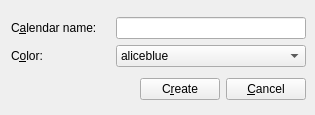
<ui version="4.0" >
 <class>CreateCalendarDialog</class>
 <widget class="QWidget" name="CreateCalendarDialog" >
  <property name="geometry" >
   <rect>
    <x>0</x>
    <y>0</y>
    <width>315</width>
    <height>115</height>
   </rect>
  </property>
  <property name="sizePolicy" >
   <sizepolicy vsizetype="Fixed" hsizetype="Fixed" >
    <horstretch>0</horstretch>
    <verstretch>0</verstretch>
   </sizepolicy>
  </property>
  <property name="minimumSize" >
   <size>
    <width>315</width>
    <height>115</height>
   </size>
  </property>
  <property name="windowTitle" >
   <string>Create calendar dialog</string>
  </property>
  <widget class="QWidget" name="layoutWidget" >
   <property name="geometry" >
    <rect>
     <x>11</x>
     <y>12</y>
     <width>295</width>
     <height>94</height>
    </rect>
   </property>
   <layout class="QVBoxLayout" >
    <item>
     <layout class="QHBoxLayout" >
      <item>
       <layout class="QVBoxLayout" >
        <item>
         <widget class="QLabel" name="nameLabel" >
          <property name="text" >
           <string>C&amp;alendar name:</string>
          </property>
          <property name="buddy" >
           <cstring>lineEdit</cstring>
          </property>
         </widget>
        </item>
        <item>
         <layout class="QHBoxLayout" >
          <item>
           <widget class="QLabel" name="colorLabel" >
            <property name="text" >
             <string>C&amp;olor:</string>
            </property>
            <property name="buddy" >
             <cstring>colorlisteditor</cstring>
            </property>
           </widget>
          </item>
          <item>
           <spacer>
            <property name="orientation" >
             <enum>Qt::Horizontal</enum>
            </property>
            <property name="sizeHint" >
             <size>
              <width>40</width>
              <height>20</height>
             </size>
            </property>
           </spacer>
          </item>
         </layout>
        </item>
       </layout>
      </item>
      <item>
       <layout class="QVBoxLayout" >
        <item>
         <widget class="QLineEdit" name="lineEdit" >
          <property name="sizePolicy" >
           <sizepolicy vsizetype="Fixed" hsizetype="Fixed" >
            <horstretch>0</horstretch>
            <verstretch>0</verstretch>
           </sizepolicy>
          </property>
          <property name="minimumSize" >
           <size>
            <width>190</width>
            <height>0</height>
           </size>
          </property>
         </widget>
        </item>
        <item>
         <widget class="ColorListEditor" name="colorlisteditor" >
          <property name="sizePolicy" >
           <sizepolicy vsizetype="Fixed" hsizetype="Fixed" >
            <horstretch>0</horstretch>
            <verstretch>0</verstretch>
           </sizepolicy>
          </property>
          <property name="minimumSize" >
           <size>
            <width>190</width>
            <height>0</height>
           </size>
          </property>
          <item>
           <property name="text" >
            <string>aliceblue</string>
           </property>
          </item>
          <item>
           <property name="text" >
            <string>antiquewhite</string>
           </property>
          </item>
          <item>
           <property name="text" >
            <string>aqua</string>
           </property>
          </item>
          <item>
           <property name="text" >
            <string>aquamarine</string>
           </property>
          </item>
          <item>
           <property name="text" >
            <string>azure</string>
           </property>
          </item>
          <item>
           <property name="text" >
            <string>beige</string>
           </property>
          </item>
          <item>
           <property name="text" >
            <string>bisque</string>
           </property>
          </item>
          <item>
           <property name="text" >
            <string>black</string>
           </property>
          </item>
          <item>
           <property name="text" >
            <string>blanchedalmond</string>
           </property>
          </item>
          <item>
           <property name="text" >
            <string>blue</string>
           </property>
          </item>
          <item>
           <property name="text" >
            <string>blueviolet</string>
           </property>
          </item>
          <item>
           <property name="text" >
            <string>brown</string>
           </property>
          </item>
          <item>
           <property name="text" >
            <string>burlywood</string>
           </property>
          </item>
          <item>
           <property name="text" >
            <string>cadetblue</string>
           </property>
          </item>
          <item>
           <property name="text" >
            <string>chartreuse</string>
           </property>
          </item>
          <item>
           <property name="text" >
            <string>chocolate</string>
           </property>
          </item>
          <item>
           <property name="text" >
            <string>coral</string>
           </property>
          </item>
          <item>
           <property name="text" >
            <string>cornflowerblue</string>
           </property>
          </item>
          <item>
           <property name="text" >
            <string>cornsilk</string>
           </property>
          </item>
          <item>
           <property name="text" >
            <string>crimson</string>
           </property>
          </item>
          <item>
           <property name="text" >
            <string>cyan</string>
           </property>
          </item>
          <item>
           <property name="text" >
            <string>darkblue</string>
           </property>
          </item>
          <item>
           <property name="text" >
            <string>darkcyan</string>
           </property>
          </item>
          <item>
           <property name="text" >
            <string>darkgoldenrod</string>
           </property>
          </item>
          <item>
           <property name="text" >
            <string>darkgray</string>
           </property>
          </item>
          <item>
           <property name="text" >
            <string>darkgreen</string>
           </property>
          </item>
          <item>
           <property name="text" >
            <string>darkgrey</string>
           </property>
          </item>
          <item>
           <property name="text" >
            <string>darkkhaki</string>
           </property>
          </item>
          <item>
           <property name="text" >
            <string>darkmagenta</string>
           </property>
          </item>
          <item>
           <property name="text" >
            <string>darkolivegreen</string>
           </property>
          </item>
          <item>
           <property name="text" >
            <string>darkorange</string>
           </property>
          </item>
          <item>
           <property name="text" >
            <string>darkorchid</string>
           </property>
          </item>
          <item>
           <property name="text" >
            <string>darkred</string>
           </property>
          </item>
          <item>
           <property name="text" >
            <string>darksalmon</string>
           </property>
          </item>
          <item>
           <property name="text" >
            <string>darkseagreen</string>
           </property>
          </item>
          <item>
           <property name="text" >
            <string>darkslateblue</string>
           </property>
          </item>
          <item>
           <property name="text" >
            <string>darkslategray</string>
           </property>
          </item>
          <item>
           <property name="text" >
            <string>darkslategrey</string>
           </property>
          </item>
          <item>
           <property name="text" >
            <string>darkturquoise</string>
           </property>
          </item>
          <item>
           <property name="text" >
            <string>darkviolet</string>
           </property>
          </item>
          <item>
           <property name="text" >
            <string>deeppink</string>
           </property>
          </item>
          <item>
           <property name="text" >
            <string>deepskyblue</string>
           </property>
          </item>
          <item>
           <property name="text" >
            <string>dimgray</string>
           </property>
          </item>
          <item>
           <property name="text" >
            <string>dimgrey</string>
           </property>
          </item>
          <item>
           <property name="text" >
            <string>dodgerblue</string>
           </property>
          </item>
          <item>
           <property name="text" >
            <string>firebrick</string>
           </property>
          </item>
          <item>
           <property name="text" >
            <string>floralwhite</string>
           </property>
          </item>
          <item>
           <property name="text" >
            <string>forestgreen</string>
           </property>
          </item>
          <item>
           <property name="text" >
            <string>fuchsia</string>
           </property>
          </item>
          <item>
           <property name="text" >
            <string>gainsboro</string>
           </property>
          </item>
          <item>
           <property name="text" >
            <string>ghostwhite</string>
           </property>
          </item>
          <item>
           <property name="text" >
            <string>gold</string>
           </property>
          </item>
          <item>
           <property name="text" >
            <string>goldenrod</string>
           </property>
          </item>
          <item>
           <property name="text" >
            <string>gray</string>
           </property>
          </item>
          <item>
           <property name="text" >
            <string>green</string>
           </property>
          </item>
          <item>
           <property name="text" >
            <string>greenyellow</string>
           </property>
          </item>
          <item>
           <property name="text" >
            <string>grey</string>
           </property>
          </item>
          <item>
           <property name="text" >
            <string>honeydew</string>
           </property>
          </item>
          <item>
           <property name="text" >
            <string>hotpink</string>
           </property>
          </item>
          <item>
           <property name="text" >
            <string>indianred</string>
           </property>
          </item>
          <item>
           <property name="text" >
            <string>indigo</string>
           </property>
          </item>
          <item>
           <property name="text" >
            <string>ivory</string>
           </property>
          </item>
          <item>
           <property name="text" >
            <string>khaki</string>
           </property>
          </item>
          <item>
           <property name="text" >
            <string>lavender</string>
           </property>
          </item>
          <item>
           <property name="text" >
            <string>lavenderblush</string>
           </property>
          </item>
          <item>
           <property name="text" >
            <string>lawngreen</string>
           </property>
          </item>
          <item>
           <property name="text" >
            <string>lemonchiffon</string>
           </property>
          </item>
          <item>
           <property name="text" >
            <string>lightblue</string>
           </property>
          </item>
          <item>
           <property name="text" >
            <string>lightcoral</string>
           </property>
          </item>
          <item>
           <property name="text" >
            <string>lightcyan</string>
           </property>
          </item>
          <item>
           <property name="text" >
            <string>lightgoldenrodyellow</string>
           </property>
          </item>
          <item>
           <property name="text" >
            <string>lightgray</string>
           </property>
          </item>
          <item>
           <property name="text" >
            <string>lightgreen</string>
           </property>
          </item>
          <item>
           <property name="text" >
            <string>lightgrey</string>
           </property>
          </item>
          <item>
           <property name="text" >
            <string>lightpink</string>
           </property>
          </item>
          <item>
           <property name="text" >
            <string>lightsalmon</string>
           </property>
          </item>
          <item>
           <property name="text" >
            <string>lightseagreen</string>
           </property>
          </item>
          <item>
           <property name="text" >
            <string>lightskyblue</string>
           </property>
          </item>
          <item>
           <property name="text" >
            <string>lightslategray</string>
           </property>
          </item>
          <item>
           <property name="text" >
            <string>lightslategrey</string>
           </property>
          </item>
          <item>
           <property name="text" >
            <string>lightsteelblue</string>
           </property>
          </item>
          <item>
           <property name="text" >
            <string>lightyellow</string>
           </property>
          </item>
          <item>
           <property name="text" >
            <string>lime</string>
           </property>
          </item>
          <item>
           <property name="text" >
            <string>limegreen</string>
           </property>
          </item>
          <item>
           <property name="text" >
            <string>linen</string>
           </property>
          </item>
          <item>
           <property name="text" >
            <string>magenta</string>
           </property>
          </item>
          <item>
           <property name="text" >
            <string>maroon</string>
           </property>
          </item>
          <item>
           <property name="text" >
            <string>mediumaquamarine</string>
           </property>
          </item>
          <item>
           <property name="text" >
            <string>mediumblue</string>
           </property>
          </item>
          <item>
           <property name="text" >
            <string>mediumorchid</string>
           </property>
          </item>
          <item>
           <property name="text" >
            <string>mediumpurple</string>
           </property>
          </item>
          <item>
           <property name="text" >
            <string>mediumseagreen</string>
           </property>
          </item>
          <item>
           <property name="text" >
            <string>mediumslateblue</string>
           </property>
          </item>
          <item>
           <property name="text" >
            <string>mediumspringgreen</string>
           </property>
          </item>
          <item>
           <property name="text" >
            <string>mediumturquoise</string>
           </property>
          </item>
          <item>
           <property name="text" >
            <string>mediumvioletred</string>
           </property>
          </item>
          <item>
           <property name="text" >
            <string>midnightblue</string>
           </property>
          </item>
          <item>
           <property name="text" >
            <string>mintcream</string>
           </property>
          </item>
          <item>
           <property name="text" >
            <string>mistyrose</string>
           </property>
          </item>
          <item>
           <property name="text" >
            <string>moccasin</string>
           </property>
          </item>
          <item>
           <property name="text" >
            <string>navajowhite</string>
           </property>
          </item>
          <item>
           <property name="text" >
            <string>navy</string>
           </property>
          </item>
          <item>
           <property name="text" >
            <string>oldlace</string>
           </property>
          </item>
          <item>
           <property name="text" >
            <string>olive</string>
           </property>
          </item>
          <item>
           <property name="text" >
            <string>olivedrab</string>
           </property>
          </item>
          <item>
           <property name="text" >
            <string>orange</string>
           </property>
          </item>
          <item>
           <property name="text" >
            <string>orangered</string>
           </property>
          </item>
          <item>
           <property name="text" >
            <string>orchid</string>
           </property>
          </item>
          <item>
           <property name="text" >
            <string>palegoldenrod</string>
           </property>
          </item>
          <item>
           <property name="text" >
            <string>palegreen</string>
           </property>
          </item>
          <item>
           <property name="text" >
            <string>paleturquoise</string>
           </property>
          </item>
          <item>
           <property name="text" >
            <string>palevioletred</string>
           </property>
          </item>
          <item>
           <property name="text" >
            <string>papayawhip</string>
           </property>
          </item>
          <item>
           <property name="text" >
            <string>peachpuff</string>
           </property>
          </item>
          <item>
           <property name="text" >
            <string>peru</string>
           </property>
          </item>
          <item>
           <property name="text" >
            <string>pink</string>
           </property>
          </item>
          <item>
           <property name="text" >
            <string>plum</string>
           </property>
          </item>
          <item>
           <property name="text" >
            <string>powderblue</string>
           </property>
          </item>
          <item>
           <property name="text" >
            <string>purple</string>
           </property>
          </item>
          <item>
           <property name="text" >
            <string>red</string>
           </property>
          </item>
          <item>
           <property name="text" >
            <string>rosybrown</string>
           </property>
          </item>
          <item>
           <property name="text" >
            <string>royalblue</string>
           </property>
          </item>
          <item>
           <property name="text" >
            <string>saddlebrown</string>
           </property>
          </item>
          <item>
           <property name="text" >
            <string>salmon</string>
           </property>
          </item>
          <item>
           <property name="text" >
            <string>sandybrown</string>
           </property>
          </item>
          <item>
           <property name="text" >
            <string>seagreen</string>
           </property>
          </item>
          <item>
           <property name="text" >
            <string>seashell</string>
           </property>
          </item>
          <item>
           <property name="text" >
            <string>sienna</string>
           </property>
          </item>
          <item>
           <property name="text" >
            <string>silver</string>
           </property>
          </item>
          <item>
           <property name="text" >
            <string>skyblue</string>
           </property>
          </item>
          <item>
           <property name="text" >
            <string>slateblue</string>
           </property>
          </item>
          <item>
           <property name="text" >
            <string>slategray</string>
           </property>
          </item>
          <item>
           <property name="text" >
            <string>slategrey</string>
           </property>
          </item>
          <item>
           <property name="text" >
            <string>snow</string>
           </property>
          </item>
          <item>
           <property name="text" >
            <string>springgreen</string>
           </property>
          </item>
          <item>
           <property name="text" >
            <string>steelblue</string>
           </property>
          </item>
          <item>
           <property name="text" >
            <string>tan</string>
           </property>
          </item>
          <item>
           <property name="text" >
            <string>teal</string>
           </property>
          </item>
          <item>
           <property name="text" >
            <string>thistle</string>
           </property>
          </item>
          <item>
           <property name="text" >
            <string>tomato</string>
           </property>
          </item>
          <item>
           <property name="text" >
            <string>transparent</string>
           </property>
          </item>
          <item>
           <property name="text" >
            <string>turquoise</string>
           </property>
          </item>
          <item>
           <property name="text" >
            <string>violet</string>
           </property>
          </item>
          <item>
           <property name="text" >
            <string>wheat</string>
           </property>
          </item>
          <item>
           <property name="text" >
            <string>white</string>
           </property>
          </item>
          <item>
           <property name="text" >
            <string>whitesmoke</string>
           </property>
          </item>
          <item>
           <property name="text" >
            <string>yellow</string>
           </property>
          </item>
          <item>
           <property name="text" >
            <string>yellowgreen</string>
           </property>
          </item>
          <item>
           <property name="text" >
            <string>aliceblue</string>
           </property>
          </item>
          <item>
           <property name="text" >
            <string>antiquewhite</string>
           </property>
          </item>
          <item>
           <property name="text" >
            <string>aqua</string>
           </property>
          </item>
          <item>
           <property name="text" >
            <string>aquamarine</string>
           </property>
          </item>
          <item>
           <property name="text" >
            <string>azure</string>
           </property>
          </item>
          <item>
           <property name="text" >
            <string>beige</string>
           </property>
          </item>
          <item>
           <property name="text" >
            <string>bisque</string>
           </property>
          </item>
          <item>
           <property name="text" >
            <string>black</string>
           </property>
          </item>
          <item>
           <property name="text" >
            <string>blanchedalmond</string>
           </property>
          </item>
          <item>
           <property name="text" >
            <string>blue</string>
           </property>
          </item>
          <item>
           <property name="text" >
            <string>blueviolet</string>
           </property>
          </item>
          <item>
           <property name="text" >
            <string>brown</string>
           </property>
          </item>
          <item>
           <property name="text" >
            <string>burlywood</string>
           </property>
          </item>
          <item>
           <property name="text" >
            <string>cadetblue</string>
           </property>
          </item>
          <item>
           <property name="text" >
            <string>chartreuse</string>
           </property>
          </item>
          <item>
           <property name="text" >
            <string>chocolate</string>
           </property>
          </item>
          <item>
           <property name="text" >
            <string>coral</string>
           </property>
          </item>
          <item>
           <property name="text" >
            <string>cornflowerblue</string>
           </property>
          </item>
          <item>
           <property name="text" >
            <string>cornsilk</string>
           </property>
          </item>
          <item>
           <property name="text" >
            <string>crimson</string>
           </property>
          </item>
          <item>
           <property name="text" >
            <string>cyan</string>
           </property>
          </item>
          <item>
           <property name="text" >
            <string>darkblue</string>
           </property>
          </item>
          <item>
           <property name="text" >
            <string>darkcyan</string>
           </property>
          </item>
          <item>
           <property name="text" >
            <string>darkgoldenrod</string>
           </property>
          </item>
          <item>
           <property name="text" >
            <string>darkgray</string>
           </property>
          </item>
          <item>
           <property name="text" >
            <string>darkgreen</string>
           </property>
          </item>
          <item>
           <property name="text" >
            <string>darkgrey</string>
           </property>
          </item>
          <item>
           <property name="text" >
            <string>darkkhaki</string>
           </property>
          </item>
          <item>
           <property name="text" >
            <string>darkmagenta</string>
           </property>
          </item>
          <item>
           <property name="text" >
            <string>darkolivegreen</string>
           </property>
          </item>
          <item>
           <property name="text" >
            <string>darkorange</string>
           </property>
          </item>
          <item>
           <property name="text" >
            <string>darkorchid</string>
           </property>
          </item>
          <item>
           <property name="text" >
            <string>darkred</string>
           </property>
          </item>
          <item>
           <property name="text" >
            <string>darksalmon</string>
           </property>
          </item>
          <item>
           <property name="text" >
            <string>darkseagreen</string>
           </property>
          </item>
          <item>
           <property name="text" >
            <string>darkslateblue</string>
           </property>
          </item>
          <item>
           <property name="text" >
            <string>darkslategray</string>
           </property>
          </item>
          <item>
           <property name="text" >
            <string>darkslategrey</string>
           </property>
          </item>
          <item>
           <property name="text" >
            <string>darkturquoise</string>
           </property>
          </item>
          <item>
           <property name="text" >
            <string>darkviolet</string>
           </property>
          </item>
          <item>
           <property name="text" >
            <string>deeppink</string>
           </property>
          </item>
          <item>
           <property name="text" >
            <string>deepskyblue</string>
           </property>
          </item>
          <item>
           <property name="text" >
            <string>dimgray</string>
           </property>
          </item>
          <item>
           <property name="text" >
            <string>dimgrey</string>
           </property>
          </item>
          <item>
           <property name="text" >
            <string>dodgerblue</string>
           </property>
          </item>
          <item>
           <property name="text" >
            <string>firebrick</string>
           </property>
          </item>
          <item>
           <property name="text" >
            <string>floralwhite</string>
           </property>
          </item>
          <item>
           <property name="text" >
            <string>forestgreen</string>
           </property>
          </item>
          <item>
           <property name="text" >
            <string>fuchsia</string>
           </property>
          </item>
          <item>
           <property name="text" >
            <string>gainsboro</string>
           </property>
          </item>
          <item>
           <property name="text" >
            <string>ghostwhite</string>
           </property>
          </item>
          <item>
           <property name="text" >
            <string>gold</string>
           </property>
          </item>
          <item>
           <property name="text" >
            <string>goldenrod</string>
           </property>
          </item>
          <item>
           <property name="text" >
            <string>gray</string>
           </property>
          </item>
          <item>
           <property name="text" >
            <string>green</string>
           </property>
          </item>
          <item>
           <property name="text" >
            <string>greenyellow</string>
           </property>
          </item>
          <item>
           <property name="text" >
            <string>grey</string>
           </property>
          </item>
          <item>
           <property name="text" >
            <string>honeydew</string>
           </property>
          </item>
          <item>
           <property name="text" >
            <string>hotpink</string>
           </property>
          </item>
          <item>
           <property name="text" >
            <string>indianred</string>
           </property>
          </item>
          <item>
           <property name="text" >
            <string>indigo</string>
           </property>
          </item>
          <item>
           <property name="text" >
            <string>ivory</string>
           </property>
          </item>
          <item>
           <property name="text" >
            <string>khaki</string>
           </property>
          </item>
          <item>
           <property name="text" >
            <string>lavender</string>
           </property>
          </item>
          <item>
           <property name="text" >
            <string>lavenderblush</string>
           </property>
          </item>
          <item>
           <property name="text" >
            <string>lawngreen</string>
           </property>
          </item>
          <item>
           <property name="text" >
            <string>lemonchiffon</string>
           </property>
          </item>
          <item>
           <property name="text" >
            <string>lightblue</string>
           </property>
          </item>
          <item>
           <property name="text" >
            <string>lightcoral</string>
           </property>
          </item>
          <item>
           <property name="text" >
            <string>lightcyan</string>
           </property>
          </item>
          <item>
           <property name="text" >
            <string>lightgoldenrodyellow</string>
           </property>
          </item>
          <item>
           <property name="text" >
            <string>lightgray</string>
           </property>
          </item>
          <item>
           <property name="text" >
            <string>lightgreen</string>
           </property>
          </item>
          <item>
           <property name="text" >
            <string>lightgrey</string>
           </property>
          </item>
          <item>
           <property name="text" >
            <string>lightpink</string>
           </property>
          </item>
          <item>
           <property name="text" >
            <string>lightsalmon</string>
           </property>
          </item>
          <item>
           <property name="text" >
            <string>lightseagreen</string>
           </property>
          </item>
          <item>
           <property name="text" >
            <string>lightskyblue</string>
           </property>
          </item>
          <item>
           <property name="text" >
            <string>lightslategray</string>
           </property>
          </item>
          <item>
           <property name="text" >
            <string>lightslategrey</string>
           </property>
          </item>
          <item>
           <property name="text" >
            <string>lightsteelblue</string>
           </property>
          </item>
          <item>
           <property name="text" >
            <string>lightyellow</string>
           </property>
          </item>
          <item>
           <property name="text" >
            <string>lime</string>
           </property>
          </item>
          <item>
           <property name="text" >
            <string>limegreen</string>
           </property>
          </item>
          <item>
           <property name="text" >
            <string>linen</string>
           </property>
          </item>
          <item>
           <property name="text" >
            <string>magenta</string>
           </property>
          </item>
          <item>
           <property name="text" >
            <string>maroon</string>
           </property>
          </item>
          <item>
           <property name="text" >
            <string>mediumaquamarine</string>
           </property>
          </item>
          <item>
           <property name="text" >
            <string>mediumblue</string>
           </property>
          </item>
          <item>
           <property name="text" >
            <string>mediumorchid</string>
           </property>
          </item>
          <item>
           <property name="text" >
            <string>mediumpurple</string>
           </property>
          </item>
          <item>
           <property name="text" >
            <string>mediumseagreen</string>
           </property>
          </item>
          <item>
           <property name="text" >
            <string>mediumslateblue</string>
           </property>
          </item>
          <item>
           <property name="text" >
            <string>mediumspringgreen</string>
           </property>
          </item>
          <item>
           <property name="text" >
            <string>mediumturquoise</string>
           </property>
          </item>
          <item>
           <property name="text" >
            <string>mediumvioletred</string>
           </property>
          </item>
          <item>
           <property name="text" >
            <string>midnightblue</string>
           </property>
          </item>
          <item>
           <property name="text" >
            <string>mintcream</string>
           </property>
          </item>
          <item>
           <property name="text" >
            <string>mistyrose</string>
           </property>
          </item>
          <item>
           <property name="text" >
            <string>moccasin</string>
           </property>
          </item>
          <item>
           <property name="text" >
            <string>navajowhite</string>
           </property>
          </item>
          <item>
           <property name="text" >
            <string>navy</string>
           </property>
          </item>
          <item>
           <property name="text" >
            <string>oldlace</string>
           </property>
          </item>
          <item>
           <property name="text" >
            <string>olive</string>
           </property>
          </item>
          <item>
           <property name="text" >
            <string>olivedrab</string>
           </property>
          </item>
          <item>
           <property name="text" >
            <string>orange</string>
           </property>
          </item>
          <item>
           <property name="text" >
            <string>orangered</string>
           </property>
          </item>
          <item>
           <property name="text" >
            <string>orchid</string>
           </property>
          </item>
          <item>
           <property name="text" >
            <string>palegoldenrod</string>
           </property>
          </item>
          <item>
           <property name="text" >
            <string>palegreen</string>
           </property>
          </item>
          <item>
           <property name="text" >
            <string>paleturquoise</string>
           </property>
          </item>
          <item>
           <property name="text" >
            <string>palevioletred</string>
           </property>
          </item>
          <item>
           <property name="text" >
            <string>papayawhip</string>
           </property>
          </item>
          <item>
           <property name="text" >
            <string>peachpuff</string>
           </property>
          </item>
          <item>
           <property name="text" >
            <string>peru</string>
           </property>
          </item>
          <item>
           <property name="text" >
            <string>pink</string>
           </property>
          </item>
          <item>
           <property name="text" >
            <string>plum</string>
           </property>
          </item>
          <item>
           <property name="text" >
            <string>powderblue</string>
           </property>
          </item>
          <item>
           <property name="text" >
            <string>purple</string>
           </property>
          </item>
          <item>
           <property name="text" >
            <string>red</string>
           </property>
          </item>
          <item>
           <property name="text" >
            <string>rosybrown</string>
           </property>
          </item>
          <item>
           <property name="text" >
            <string>royalblue</string>
           </property>
          </item>
          <item>
           <property name="text" >
            <string>saddlebrown</string>
           </property>
          </item>
          <item>
           <property name="text" >
            <string>salmon</string>
           </property>
          </item>
          <item>
           <property name="text" >
            <string>sandybrown</string>
           </property>
          </item>
          <item>
           <property name="text" >
            <string>seagreen</string>
           </property>
          </item>
          <item>
           <property name="text" >
            <string>seashell</string>
           </property>
          </item>
          <item>
           <property name="text" >
            <string>sienna</string>
           </property>
          </item>
          <item>
           <property name="text" >
            <string>silver</string>
           </property>
          </item>
          <item>
           <property name="text" >
            <string>skyblue</string>
           </property>
          </item>
          <item>
           <property name="text" >
            <string>slateblue</string>
           </property>
          </item>
          <item>
           <property name="text" >
            <string>slategray</string>
           </property>
          </item>
          <item>
           <property name="text" >
            <string>slategrey</string>
           </property>
          </item>
          <item>
           <property name="text" >
            <string>snow</string>
           </property>
          </item>
          <item>
           <property name="text" >
            <string>springgreen</string>
           </property>
          </item>
          <item>
           <property name="text" >
            <string>steelblue</string>
           </property>
          </item>
          <item>
           <property name="text" >
            <string>tan</string>
           </property>
          </item>
          <item>
           <property name="text" >
            <string>teal</string>
           </property>
          </item>
          <item>
           <property name="text" >
            <string>thistle</string>
           </property>
          </item>
          <item>
           <property name="text" >
            <string>tomato</string>
           </property>
          </item>
          <item>
           <property name="text" >
            <string>transparent</string>
           </property>
          </item>
          <item>
           <property name="text" >
            <string>turquoise</string>
           </property>
          </item>
          <item>
           <property name="text" >
            <string>violet</string>
           </property>
          </item>
          <item>
           <property name="text" >
            <string>wheat</string>
           </property>
          </item>
          <item>
           <property name="text" >
            <string>white</string>
           </property>
          </item>
          <item>
           <property name="text" >
            <string>whitesmoke</string>
           </property>
          </item>
          <item>
           <property name="text" >
            <string>yellow</string>
           </property>
          </item>
          <item>
           <property name="text" >
            <string>yellowgreen</string>
           </property>
          </item>
         </widget>
        </item>
       </layout>
      </item>
     </layout>
    </item>
    <item>
     <layout class="QHBoxLayout" >
      <item>
       <spacer>
        <property name="orientation" >
         <enum>Qt::Horizontal</enum>
        </property>
        <property name="sizeHint" >
         <size>
          <width>40</width>
          <height>20</height>
         </size>
        </property>
       </spacer>
      </item>
      <item>
       <widget class="QPushButton" name="createButton" >
        <property name="text" >
         <string>C&amp;reate</string>
        </property>
       </widget>
      </item>
      <item>
       <widget class="QPushButton" name="cancelButton" >
        <property name="text" >
         <string>&amp;Cancel</string>
        </property>
       </widget>
      </item>
     </layout>
    </item>
   </layout>
  </widget>
 </widget>
 <customwidgets>
  <customwidget>
   <class>ColorListEditor</class>
   <extends>QComboBox</extends>
   <header>colorlisteditor.h</header>
  </customwidget>
 </customwidgets>
 <tabstops>
  <tabstop>lineEdit</tabstop>
  <tabstop>createButton</tabstop>
  <tabstop>cancelButton</tabstop>
 </tabstops>
 <resources/>
 <connections>
  <connection>
   <sender>cancelButton</sender>
   <signal>pressed()</signal>
   <receiver>CreateCalendarDialog</receiver>
   <slot>close()</slot>
   <hints>
    <hint type="sourcelabel" >
     <x>255</x>
     <y>82</y>
    </hint>
    <hint type="destinationlabel" >
     <x>308</x>
     <y>96</y>
    </hint>
   </hints>
  </connection>
 </connections>
</ui>
